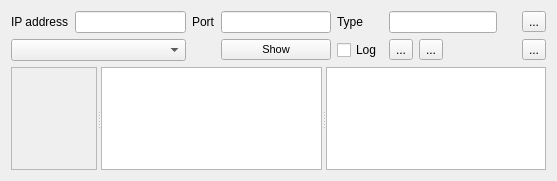
<?xml version="1.0" encoding="UTF-8"?>
<ui version="4.0">
 <class>guinet1wire</class>
 <widget class="QWidget" name="guinet1wire">
  <property name="geometry">
   <rect>
    <x>0</x>
    <y>0</y>
    <width>557</width>
    <height>181</height>
   </rect>
  </property>
  <property name="windowTitle">
   <string>Form</string>
  </property>
  <layout class="QGridLayout" name="gridLayout">
   <item row="1" column="3">
    <widget class="QPushButton" name="pushButtonShow">
     <property name="font">
      <font>
       <pointsize>8</pointsize>
       <weight>50</weight>
       <bold>false</bold>
      </font>
     </property>
     <property name="text">
      <string>Show</string>
     </property>
     <property name="checkable">
      <bool>false</bool>
     </property>
     <property name="checked">
      <bool>false</bool>
     </property>
    </widget>
   </item>
   <item row="1" column="11">
    <widget class="QToolButton" name="toolButtonTcpState">
     <property name="text">
      <string>...</string>
     </property>
     <property name="icon">
      <iconset resource="onewire.qrc">
       <normaloff>:/images/images/stop.png</normaloff>:/images/images/stop.png</iconset>
     </property>
     <property name="iconSize">
      <size>
       <width>32</width>
       <height>32</height>
      </size>
     </property>
    </widget>
   </item>
   <item row="1" column="0" colspan="2">
    <widget class="QComboBox" name="localdevicecombolist"/>
   </item>
   <item row="1" column="4">
    <widget class="QCheckBox" name="checkBoxLog">
     <property name="text">
      <string>Log</string>
     </property>
    </widget>
   </item>
   <item row="0" column="0">
    <widget class="QLabel" name="labeladresseip">
     <property name="text">
      <string>IP address</string>
     </property>
    </widget>
   </item>
   <item row="0" column="5" colspan="4">
    <widget class="QLineEdit" name="EditType">
     <property name="inputMask">
      <string/>
     </property>
     <property name="text">
      <string/>
     </property>
     <property name="readOnly">
      <bool>true</bool>
     </property>
    </widget>
   </item>
   <item row="1" column="5">
    <widget class="QToolButton" name="toolButtonStart">
     <property name="text">
      <string>...</string>
     </property>
     <property name="icon">
      <iconset resource="onewire.qrc">
       <normaloff>:/images/images/play.png</normaloff>:/images/images/play.png</iconset>
     </property>
     <property name="iconSize">
      <size>
       <width>32</width>
       <height>32</height>
      </size>
     </property>
    </widget>
   </item>
   <item row="2" column="0" colspan="12">
    <widget class="QSplitter" name="splitter">
     <property name="orientation">
      <enum>Qt::Horizontal</enum>
     </property>
     <widget class="QFrame" name="frameguinet">
      <property name="frameShape">
       <enum>QFrame::StyledPanel</enum>
      </property>
      <property name="frameShadow">
       <enum>QFrame::Raised</enum>
      </property>
     </widget>
     <widget class="QListWidget" name="fifolist"/>
     <widget class="QTextBrowser" name="textBrowser"/>
    </widget>
   </item>
   <item row="0" column="2">
    <widget class="QLabel" name="labelPort">
     <property name="text">
      <string>Port</string>
     </property>
    </widget>
   </item>
   <item row="1" column="6">
    <widget class="QToolButton" name="toolButtonStop">
     <property name="text">
      <string>...</string>
     </property>
     <property name="icon">
      <iconset resource="onewire.qrc">
       <normaloff>:/images/images/pause.png</normaloff>:/images/images/pause.png</iconset>
     </property>
     <property name="iconSize">
      <size>
       <width>32</width>
       <height>32</height>
      </size>
     </property>
    </widget>
   </item>
   <item row="0" column="4">
    <widget class="QLabel" name="labeladresseip_3">
     <property name="text">
      <string>Type</string>
     </property>
    </widget>
   </item>
   <item row="0" column="1">
    <widget class="QLineEdit" name="ipaddressedit">
     <property name="minimumSize">
      <size>
       <width>100</width>
       <height>0</height>
      </size>
     </property>
     <property name="inputMask">
      <string/>
     </property>
     <property name="text">
      <string/>
     </property>
     <property name="readOnly">
      <bool>false</bool>
     </property>
    </widget>
   </item>
   <item row="0" column="3">
    <widget class="QLineEdit" name="portedit">
     <property name="text">
      <string/>
     </property>
     <property name="readOnly">
      <bool>false</bool>
     </property>
    </widget>
   </item>
   <item row="0" column="9">
    <widget class="QLabel" name="traffic">
     <property name="text">
      <string/>
     </property>
     <property name="pixmap">
      <pixmap resource="onewire.qrc">:/images/images/ballred.png</pixmap>
     </property>
    </widget>
   </item>
   <item row="0" column="11">
    <widget class="QToolButton" name="toolButtonClear">
     <property name="text">
      <string>...</string>
     </property>
     <property name="icon">
      <iconset resource="onewire.qrc">
       <normaloff>:/images/images/recycle3.png</normaloff>:/images/images/recycle3.png</iconset>
     </property>
     <property name="iconSize">
      <size>
       <width>32</width>
       <height>32</height>
      </size>
     </property>
    </widget>
   </item>
  </layout>
 </widget>
 <resources>
  <include location="onewire.qrc"/>
 </resources>
 <connections/>
</ui>
